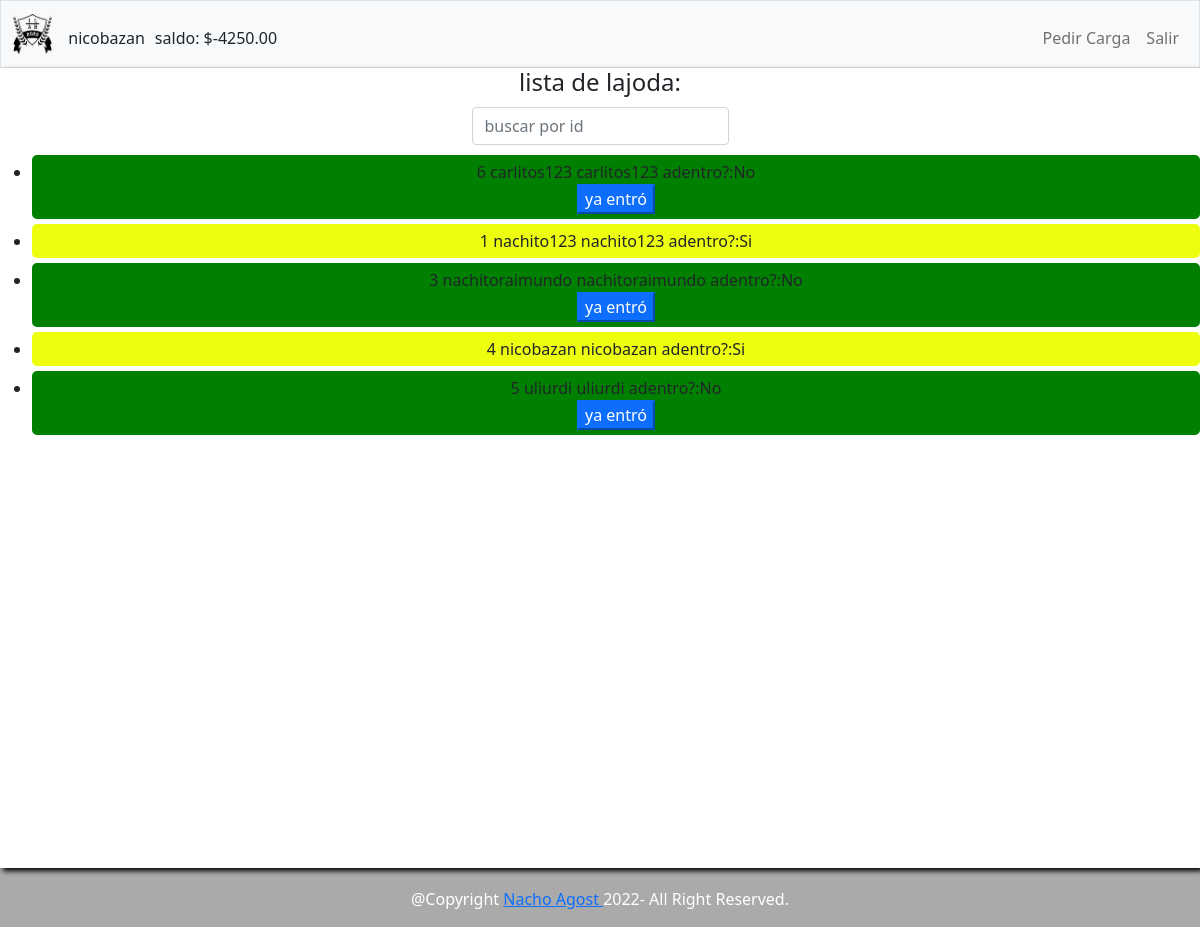
Page /listajodas?jodaid=6 (signed in) on the committed database.
### tables this page shows
CREATE TABLE usuarios(
id INTEGER PRIMARY KEY AUTOINCREMENT NOT NULL,
nombre TEXT NOT NULL,
username TEXT NOT NULL,
password TEXT NOT NULL,
tipo VARCHAR(255) DEFAULT 'normal',
cash MONEY DEFAULT 0.00,
coins NUMERIC DEFAULT 0);

CREATE TABLE jodas (
jodaid INTEGER PRIMARY KEY AUTOINCREMENT NOT NULL,
autorid INTEGER,
nombre VARCHAR(255) DEFAULT 'joda utn',
descripcion TEXT,
ubicacion TEXT NOT NULL,
fecha DATE,
estado VARCHAR(255) DEFAULT 'debatida',
presupuesto MONEY NOT NULL,
capacidad NUMERIC,
precio MONEY DEFAULT 0,
sevende VARCHAR(255) 
);

CREATE TABLE listas(
listaid INTEGER PRIMARY KEY AUTOINCREMENT NOT NULL,
jodaid NUMERIC NOT NULL,
userid NUMERIC NOT NULL,
yaentro NUMBER(1) DEFAULT 'No'
);

### app.py (the view)
@app.route("/listajodas", methods=["GET"])
@promo_required
def listajodas():
    userdata = db.execute(
        "SELECT * FROM usuarios WHERE id = ?", session.get("user_id"))[0]
    if request.args.get("jodaid") == None:
        flash("id de joda es necesario")
        return redirect("/")
    jodaid = request.args.get("jodaid")
    confirmados = db.execute(''' SELECT usuarios.username AS username, usuarios.nombre AS nombre, usuarios.id AS userid, listas.listaid AS listaid, listas.yaentro AS yaentro
                                FROM usuarios INNER JOIN listas
                                ON usuarios.id = listas.userid
                                WHERE listas.jodaid = ?
                                ORDER BY nombre''', jodaid)
    jodadata = db.execute(
        "SELECT jodaid, nombre FROM jodas WHERE jodaid=?", jodaid)[0]
    return render_template("lista.html", userdata=userdata, confirmados=confirmados, jodadata=jodadata)

### helpers.py (called while the page is built)
def promo_required(f):
    @wraps(f)
    def decorated_function(*args, **kwargs):
        if not db.execute("SELECT tipo FROM usuarios WHERE id = ?", session.get("user_id"))[0]["tipo"] in ["PROMO", "ADMIN"]:
            flash("requerido ser promo")
            return redirect("/")
        return f(*args, **kwargs)
    return decorated_function

### templates/lista.html (shortened to what this page needs)
{% extends "layout.html" %}
{% block main %}
    <h4 class = "lista__title "> lista de {{ jodadata['nombre'] }}:</h4>
    <input id="userquery__input" class="form-control mx-auto w-auto" placeholder="buscar por id">
    <ul id="lista__confirmados" class= "lista__confirmados">
       {% for confirmado in confirmados %}
            <li class="lista__confirmado yaentro__{{confirmado['yaentro']}}">
                <span> {{confirmado["userid"]}}</span>
                <span> {{confirmado["nombre"]}} </span>
                <span> {{confirmado["username"]}}</span>
                <span> adentro?:{{confirmado["yaentro"] }}</span>
                {% if confirmado["yaentro"] == 'No': %}
                <form action="/yaentro" method="post">
                    <button class="yaentro__button button btn-primary" type="submit"> ya entró</button>
                </form>
                {% endif%}
            </li>
       {% endfor %}
    </ul>
{% endblock %}

### templates/layout.html (shortened to what this page needs)
<!DOCTYPE html>
<html lang="es">
    <head>
        <link href="https://cdn.jsdelivr.net/npm/bootstrap@5.1.3/dist/css/bootstrap.min.css" rel="stylesheet">
        <link href="/static/styles.css" rel="stylesheet">
    </head>
    <body>
        <nav class="bg-light border navbar navbar-expand-md navbar-light">
            <div class="container-fluid">
                <a class="navbar-brand" href="/"><img class="logo" src="/static/escudoutn.png"></a>
                <div class="collapse navbar-collapse" id="navbar">
                    {% if session["user_id"] %}
                        <ul class="navbar-nav me-auto mt-2">
                            <li class="nav-item username"> {{ userdata["username"] }}</li>
                            <li class="nav-item cash"> saldo: {{ "$%.2f"|format( userdata['cash']|float) }}</li>
                        </ul>
                        <ul class="navbar-nav ms-auto mt-2">
                            {% if userdata["tipo"] == "ADMIN"%}
                                <li class="nav-item"><a class="nav-link" href="/cargarplata">Cargar Saldo</a></li>
                            {% else %}
                                <li class="nav-item"><a class="nav-link" href="/pedircarga"> Pedir Carga</a></li>
                            {% endif%}
                            <li class="nav-item"><a class="nav-link" href="/logout">Salir</a></li>
                        </ul>
                    {% endif %}
                </div>
            </div>
        </nav>
        <main class="main-wrapper text-center">
            {% block main %}{% endblock %}
        </main>
        <footer class="footer">
            @Copyright <a href="https://www.instagram.com/nacho.agost/" target="_blank"> Nacho Agost </a> 2022- All Right Reserved.
        </footer>
    </body>
</html>

### static/styles.css (style rules this page uses)
html, body { margin:0px; padding:0; }
.main-wrapper { position:relative; padding-top:0; margin-bottom:4em; z-index:10; box-shadow: 3px 3px 5px #000000; background-color: #FFF; min-height:100vh; }
.logo { height:40px; }
.cash { position: relative; left:10px; }
#userquery__input { margin:10px; }
.lista__confirmado { border-radius:5px; margin-bottom:5px; padding:5px; }
.yaentro__Si { background-color: #edff0e; }
.yaentro__No { background-color: #008000; }
.yaentro__button { display:inline-block; }
.footer { width:100vw; height:5em; margin:0; padding-top:2.5em; position: fixed; bottom: 5px; background-color: #AAA; color: #FFF; text-align: center; z-index: 1; }

### rows in the picture
usuarios: username "nicobazan", cash "$-4250.00", userid "4", nombre "nicobazan", yaentro "Si"
jodas: nombre "lajoda"
usuarios: userid "6", nombre "carlitos123", username "carlitos123", yaentro "No"
usuarios: userid "1", nombre "nachito123", username "nachito123", yaentro "Si"
usuarios: userid "3", nombre "nachitoraimundo", username "nachitoraimundo", yaentro "No"
usuarios: userid "5", nombre "uliurdi", username "uliurdi", yaentro "No"
